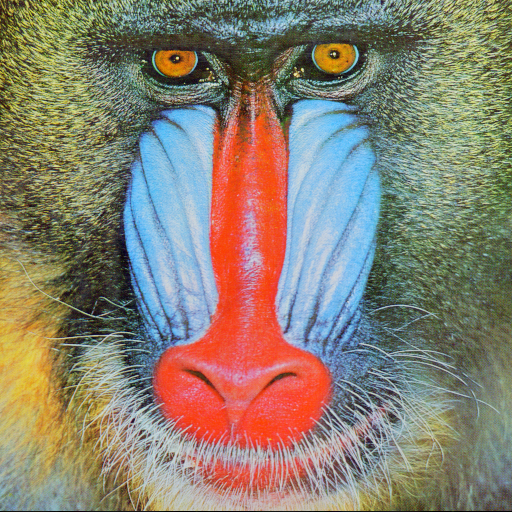
%> input picture bm3d/sample/baboon.png, 512 x 512 px
$ octave sample_usage.m   (GNU Octave 9; MATLAB toolbox functions it lacks are replaced by stand-ins)
%> lines starting %> are read from the running program, lines starting %| are printed output that depends on the picture
### bm3d/poissnoise.m
function [Q,noisy] = poissnoise(img, peak)

Q = max(max(img)) / peak;
img_low = img / Q;
img_low(img_low == 0) = min(min(img_low(img_low > 0)));
noisy = poissrnd(img_low);

end

### bm3d/knn_mle.m
function [ u ] = knn_mle(noisy, srch_r, sim_r, k, dist, usedist)
%knn_ml: k-nearst neighborhood maximum likelihood estimator
%
%   Poisson nonlocal maximum likelihood estimator. Use the center pixels of
%   the k-most similar patches as samples for the maximum likelihood
%   estimator.
%
%parameters:
%   noisy : noisy image
%   srch_r : search range
%   sim_r : similarity range
%   k : sample size
%   dist: distance used
%
%returns:
%   u : maximum likelihood estimates
%
%   Andr� Bindilatti
%   andre.bindilatti@dc.ufscar.br / andre_a_a@yahoo.com.br
%

% image dimensions
[m, n] = size(noisy);
% distance kernel
% g = ones(2*sim_r + 1);
% g = disk_kernel(sim_r);
g = fspecial('disk', sim_r);
% pad noisy image
v = padarray(noisy,[srch_r srch_r],'symmetric');
% search area
srch_area = (2*srch_r + 1)^2;
% matrix of distances
M = zeros(m, n, srch_area);
% matrix of samples
Z = zeros(m, n, srch_area);
% counter
i = 0;

for dx = -srch_r:srch_r
for dy = -srch_r:srch_r

    % increment counter
    i = i + 1;
    % reference image
    v1 = v(srch_r + (1:m), srch_r + (1:n));
    % shifted image
    v2 = v(srch_r + (1:m) + dx, srch_r + (1:n) + dy);
    % distance
    if (usedist)
        if (dist == "euclidian_distance")
            dv = (v1 - v2).^2; %Euclidean
        end
        if (dist == "kullback_leibler_distance")
            dv = kldist(v1, v2);
        end
        if (dist == "hellinger_distance")
            dv = hellingerdist(v1, v2);
        end
        if (dist == "bhattacharryya_distance")
            dv = bhattacharyyadist(v1, v2);
        end
        if (dist == "renyi_distance")
            dv = renyidist(v1, v2, 0);
        end
    else
        dv = (v1 - v2).^2;
    end
    %dv = ((v1 - v2) * log(v1 / v2)) / 2; %Kullback
    %dv = (1-exp(-1/2*(v1+v2)+sqrt(v1.*v2))); % Hellinger
    %dv = (1/2*(v1+v2)-sqrt(v1.*v2)); %Bat

    d = imfilter(dv,g,'symmetric');
    % set distance matrix
    M(:,:,i) = d;
    % set samples matrix
    Z(:,:,i) = v2;

end
end

% output image
u = zeros(m,n);

for i = 1:m
for j = 1:n

    % sorted list of distances
    [~, L] = sort( M(i,j,:) );
    % nonlocal neighborhood of (i,j)
    S = Z( i, j, L(1:k) );
    % maximum likelihood estimator
    u(i,j) = sum(S)/k;

end
end

end

### bm3d/sample/sample_usage.m
% Default parameters
peak = 100;
theta = 7;
lambdaHard = 0.5;
rng(561996);

% Lambda parameters
srch_r = 7;
sim_r = 5;
k = 30;

% Read a mat image
% IMG = load('Carcinoma_Angular_BUS_1.mat');
% I = IMG.Data.Full.EchoModel;

% Read a png image
 I = imread('baboon.png');
%> I is the input picture: size 512x512x3 uint8; mean R, G, B 137.4, 128.9, 113.1

% Prepare image
noiseless = double(I);
[x,y] = size(noiseless);
%> x = 512; y = 1536
xstart = round((x-256)/2);
%> xstart = 128
ystart = round((y-256)/2);
%> ystart = 640
noiseless = noiseless(xstart:(xstart+(256-1)), ystart:(ystart+(256-1)));
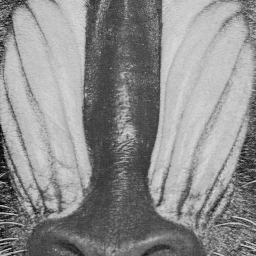
%> noiseless: size 256x256 double; min 3, max 218, mean 141.1

% Simulate noise
[Q,noisyimage] = poissnoise(im2double(noiseless), peak);
%> in poissnoise, `Q = max(max(img)) / peak;`: Q = 2.18
%> in poissnoise, `img_low = img / Q;`:
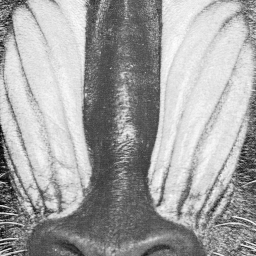
%> img_low: size 256x256 double; min 1.38, max 100, mean 64.7; drawn with min black and max white
%> in poissnoise, `noisy = poissrnd(img_low);`:
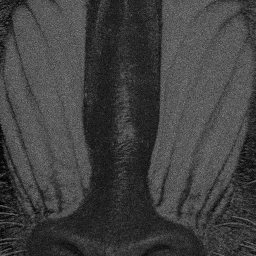
%> noisy: size 256x256 double; min 0, max 130, mean 64.7
%> Q = 2.18
noisy = noisyimage;

% Set Step 1 Parameters
step1Parms.use_std = 1;
step1Parms.transform = 1;
step1Parms.sd_thr = 0.1;
step1Parms.s = 1;
step1Parms.b = 1.1;
step1Parms.lambdaHard3D = lambdaHard;
step1Parms.tauMatch = 0;

step1Parms.distance_func = 'hellinger_distance';
% -- Distance functions --
% euclidean_distance
% bhattacharryya_distance
% kullback_leibler_distance
% hellinger_distance
% renyi_distance

step1Parms.mle_func = 'he_greenshields_sigma_mle';
step1Parms.blk_func = 'sd';
step2Parms = step1Parms; % Same parameters for step 2

% Estimate lambda
u = knn_mle(noisy, srch_r, sim_r, k, step1Parms.distance_func, false);
%> in knn_mle, `v = padarray(noisy,[srch_r srch_r],'symmetric');`:
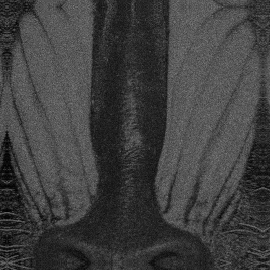
%> v: size 270x270 double; min 0, max 130, mean 63.5
%> after the loop in knn_mle, `for dx = -srch_r:srch_r`:
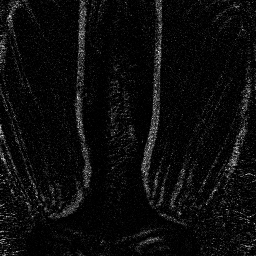
%> dv: size 256x256 double; min 0, max 9604, mean 475.3; drawn with min black and max white
%> after the loop in knn_mle, `for dx = -srch_r:srch_r`: i = 225

% Stochastic BM3D
%> (the run ends here)

$ run again, with bm3d/sample/barbara.png copied over bm3d/sample/baboon.png
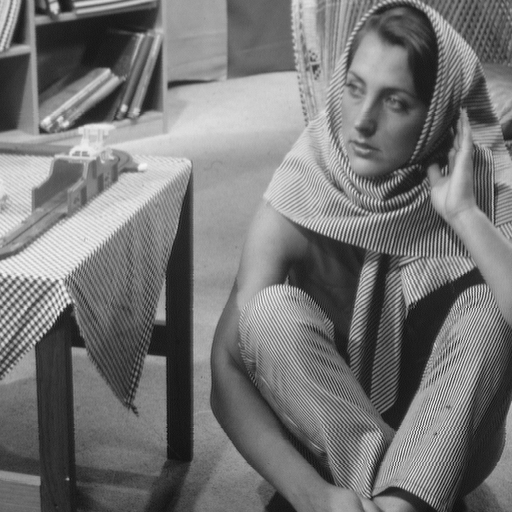
%> input picture bm3d/sample/barbara.png, 512 x 512 px
%> I is the input picture: size 512x512 uint8; min 12, max 246, mean 117.4
%> in poissnoise, `Q = max(max(img)) / peak;`: Q = 2.45
%> after the loop in knn_mle, `for dx = -srch_r:srch_r`:
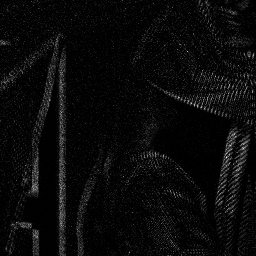
%> dv: size 256x256 double; min 0, max 9216, mean 383.7; drawn with min black and max white
%> after the loop in knn_mle, `for dx = -srch_r:srch_r`: i = 225
%> after the loop in knn_mle, `for i = 1:m`:
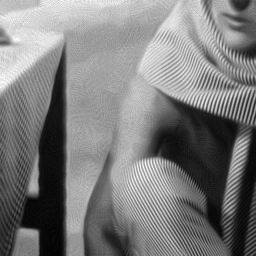
%> u: size 256x256 double; min 8.9, max 97.57, mean 52.2; drawn with min black and max white
